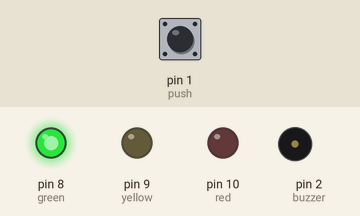
Simulated run of this sketch. Board: Arduino Uno, built with avr-gcc and run on an emulated ATmega328P. On the bench: output pins drawn as LEDs (lit = HIGH), buzzer (waves = sounding, pin HIGH). The inputs (shaded band) are chosen by the test bench; at power-on: pin 1 (push) HIGH.

Above: at 1.2 s.
1.3 s: pin 1 (push) pulled LOW for 0.15 s
At 2.6 s:
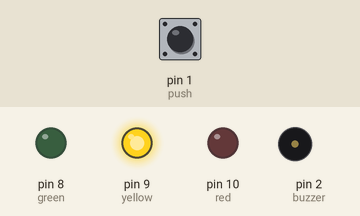
At 4.1 s:
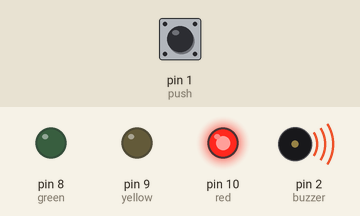
Timing chart, 0 to 15.8 s (numbered marks = the images above; inputs shaded):
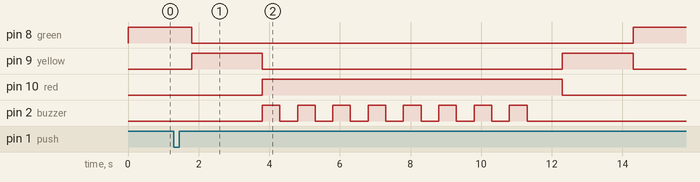

Measured:
- after the input at 1.3 s, pin 8 (green): HIGH → LOW after 0.50 s, → HIGH 12.5 s later; pin 9 (yellow): alternates HIGH for 2.0 s and LOW for 8.5 s, starting after 0.50 s; pin 10 (red): LOW → HIGH after 2.5 s, → LOW 8.5 s later; pin 2 (buzzer): alternates HIGH for 0.50 s and LOW for 0.50 s, 16 changes in all, then stays LOW, starting after 2.5 s

The sketch:

Traffic_light.ino
```cpp
int green=8;
int yellow=9;
int red=10;
int push=1;
int buttonstate=1;
int buzzer=2;
void setup() {
  // put your setup code here, to run once:
pinMode(green,OUTPUT);
pinMode(yellow,OUTPUT);
pinMode(red,OUTPUT);
pinMode(push,INPUT);
pinMode(buzzer,OUTPUT);

}

void loop() {
  // put your main code here, to run repeatedly:
digitalWrite(green,HIGH);
buttonstate=digitalRead(push);
if(buttonstate==0){
  delay(500);
  digitalWrite(green,LOW);
  digitalWrite(yellow,HIGH);
  delay(2000);
  digitalWrite(yellow,LOW);
  digitalWrite(red,HIGH);
  for(int i=0;i<8;i++){
    digitalWrite(buzzer,HIGH);
    delay(500);
    digitalWrite(buzzer,LOW);
    delay(500);
  }
  delay(500);
  digitalWrite(red,LOW);
  digitalWrite(yellow,HIGH);
  delay(2000);
  digitalWrite(yellow,LOW);


}
}
```
